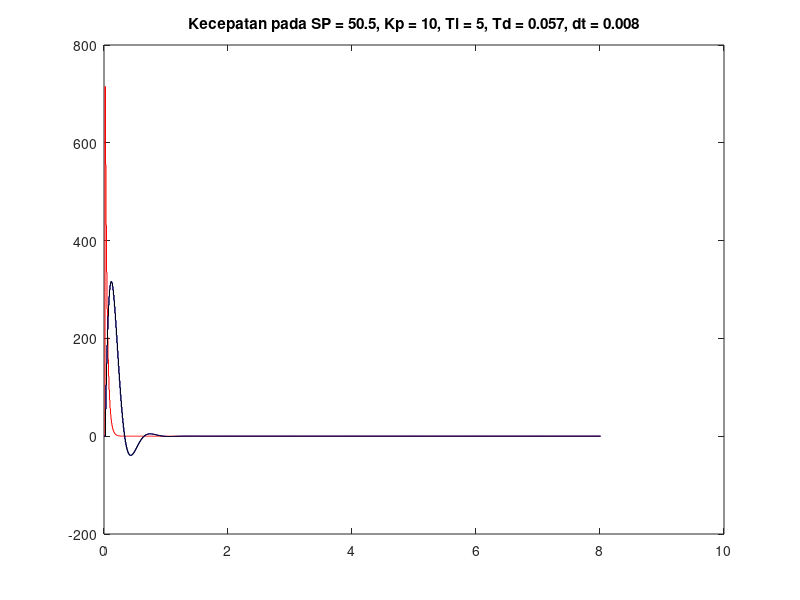
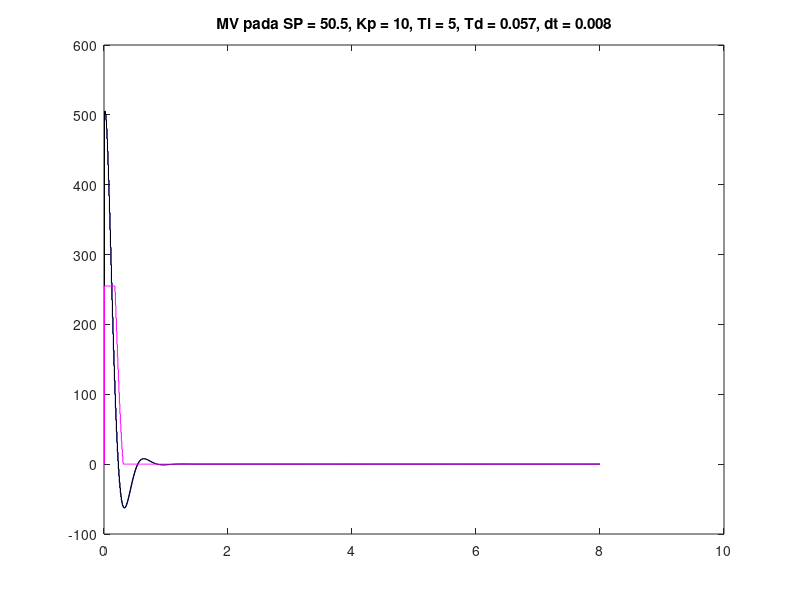
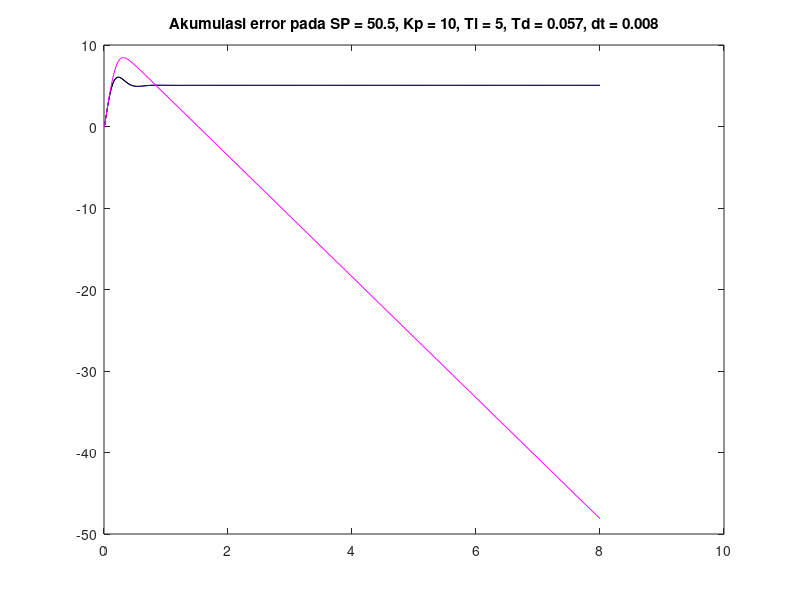
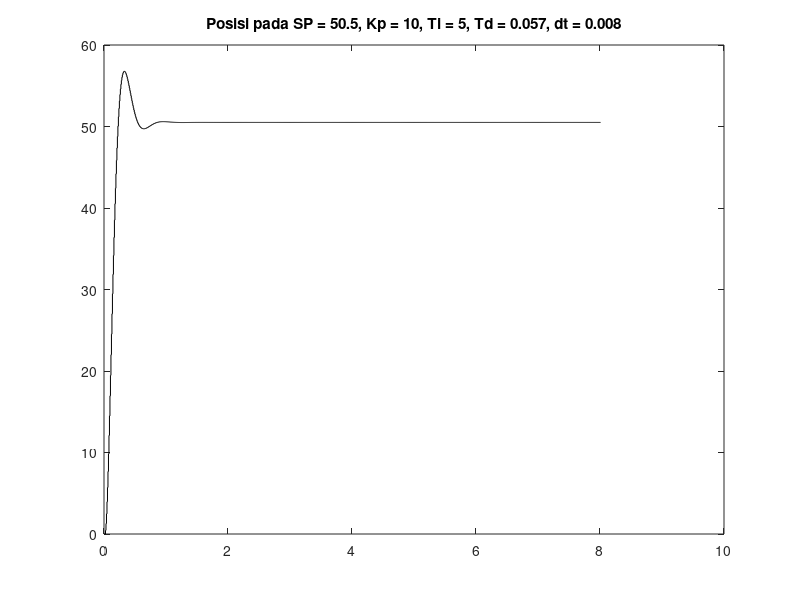

Write MATLAB code to recreate these figures, in order.
%%%%%%%%%%%%%%%%%%%%%%%%%%%%%%%
% PID Control
%%%%%%%%%%%%%%%%%%%%%%%%%%%%%%%

clc, clear all, warning off
SP=50.5;
Gain=1.0308;
tau=0.0728;
dt=0.008;

ft = 8; 
Kp = 10; Ti = 5; Td = 0.057;
P = 1; I = 0; D = 0;
% https://tlk-energy.de/blog-en/practical-pid-tuning-guide
% Langkah
% Buat kontroler P, naikkan sampai osilasi stabil tapi ada sedikit overshoot
% Kp = 0.25
% Estimasi awal Ki mengikuti time constant, lalu perkecil sampai settling time optimal
% Ti = 0.047
% Estimasi awal Kd dengan 1/10 Ki, naikkan hingga overshoot hilang, lanjutkan dengan adjust ulang Ti
% Ti = 0.040, Td = 0.057

df = round(ft/dt); 
dlay = 1;

p1(1:df) = 0; 
p2(1:df) = 0; 
p3(1:df) = 0;
p4(1:df) = 0;

h1(1:df) = 0;  
h2(1:df) = 0; 
h3(1:df) = 0;
h4(1:df) = 0; 
Fi(1:df)=0;
SIn(1:df) = 0; e_L = 0;  
SIn3(1:df) = 0; e_LN3 = 0; e_LP3 = 0;
SIn4(1:df) = 0; SLIn4 = 0; e_LN4 = 0; e_LP4 = 0;
MV2(1:df) = 0; MV3(1:df) = 0; MV4(1:df) = 0;

t(1:1:dlay+1) = dt*[0:1:dlay];
t2(1:1:dlay+1) = t(1:1:dlay+1);
t3(1:1:dlay+1) = t(1:1:dlay+1); 
t4(1:1:dlay+1) = t(1:1:dlay+1);


for i = dlay+1:1:df+1
	h1(i+1) = (Gain*SP - (1+Gain)*p1(i))/tau;
	t(i+1)	= t(i) + dt;
  
  % Integrasi posisi
	p1(i+1) = p1(i) + h1(i+1)*dt;
	
	%___________Original PID Control__________
	e_B	= SP - p2(i);

	KKp	= P * Kp * e_B;

	if i == 1
		SIn(i) = (e_B+e_L)/2*dt;
	else
		SIn(i) = SIn(i-1) + (e_B+e_L)/2*dt;
	end
	
	KIn	= I * Kp * SIn(i) / Ti;

	DTd	= (e_B-e_L)/dt;
	KDr	= D * Kp * DTd * Td;

	MV2(i)	= KKp + KIn + KDr;
	e_L = e_B;
	
	dh2dt = (MV2(i-dlay)-h2(i))/tau;
	h2(i+1)  = h2(i) + dh2dt*dt;
	t2(i+1)  = t2(i) + dt;

  % Integrasi posisi
	p2(i+1) = p2(i) + h2(i+1)*dt;

	%%____Mikrocontroller nonnegative computation_________________________
	if SP >= p3(i)
		e_BP3 = SP - p3(i);
		e_BN3 = 0;
	else
		e_BP3 = 0;
		e_BN3 = p3(i) - SP;
	end
	
	KKpP3 = P * Kp * e_BP3;
	KKpN3 = P * Kp * e_BN3;
	
	SPIn3 = 0; SNIn3 = 0;
	if and(e_BN3 == 0,e_LN3==0)
		SPIn3 = (e_BP3+e_LP3)/2*dt;
	elseif and(e_BP3 == 0,e_LP3==0)
		SNIn3 = (e_BN3+e_LN3)/2*dt;
	elseif and(e_BN3 > 0,e_LP3 > 0)
		if e_BN3 >= e_LP3
			SNIn3 = (e_BN3-e_LP3)/(2/dt);
		else
			SPIn3 = (e_LP3-e_BN3)/(2/dt);
		end
	elseif and(e_BP3 > 0,e_LN3 > 0)
		if e_BP3 >= e_LN3
			SPIn3 = (e_BP3-e_LN3)/(2/dt);
		else
			SNIn3 = (e_LN3-e_BP3)/(2/dt);
		end
	end

	if i == 1
		SIn3(i) = SPIn3 - SNIn3;
	else
		SIn3(i) = SIn3(i-1) + SPIn3 - SNIn3;
	end
	
	KIn3	= I * Kp * SIn3(i) / Ti;
	
	SD = 0;
	if and(e_BP3 == 0,e_LN3==0)
		DTd3 = (e_LP3+e_BN3)/dt;
		SD = 1;
	elseif and(e_BN3 == 0,e_LP3==0)
		DTd3 = (e_BP3+e_LN3)/dt;
	elseif and(e_BP3 > 0,e_LP3 > 0)
		if e_BP3 >= e_LP3
			DTd3 = (e_BP3-e_LP3)/dt;
		else
			DTd3 = (e_LP3-e_BP3)/dt;
			SD = 1;
		end
	elseif and(e_BN3 > 0,e_LN3 > 0)
		if e_BN3 >= e_LN3
			DTd3 = (e_BN3-e_LN3)/dt;
			SD = 1;
		else
			DTd3 = (e_LN3-e_BN3)/dt;
		end
	end

	KDr3	= D * Kp * DTd3 * Td;

	if SD == 0
		MV3(i)	= KKpP3 - KKpN3 + KIn3 + KDr3;
	else
		MV3(i)	= KKpP3 - KKpN3 + KIn3 - KDr3;
	end

	e_LP3 = e_BP3;
	e_LN3 = e_BN3;
	
	dh3dt = (MV3(i-dlay)-h3(i))/tau;
	h3(i+1)  = h3(i) + dh3dt*dt;
	t3(i+1)  = t3(i) + dt;

  % Integrasi posisi
	p3(i+1) = p3(i) + h3(i+1)*dt;
  
	%%____Application on Mikrocontroller _________________________
	if SP >= p4(i)
		e_BP4 = SP - p4(i);  
		e_BN4 = 0;
	else
		e_BP4 = 0;
		e_BN4 = p4(i) - SP;
	end

	%% P
	KKpP4 = ( e_BP4 * Kp );
	KKpN4 = ( e_BN4 * Kp );

	%% I
	SPIn4 = 0; SNIn4 = 0;		
	acc = 2/dt;
	if and( e_BN4 == 0, e_LN4 == 0 )
		acc1 = e_BP4 + e_LP4;				
		SPIn4 = acc1 / acc;					
	elseif and( e_BP4 == 0, e_LP4 == 0 )
		acc1 = e_BN4 + e_LN4;				
		SNIn4 = acc1 / acc;
	elseif and( e_LP4 > 0, e_BN4 > 0 )	
		if e_BN4 >= e_LP4
			acc1 = e_BN4 - e_LP4;
			SNIn4 = acc1 / acc;
		else
			acc1 = e_LP4 - e_BN4;
			SPIn4 = acc1 / acc;
		end
	elseif and( e_BP4 > 0, e_LN4 > 0 )	
		if e_LN4 >= e_BP4
			acc1 = e_LN4 - e_BP4;
			SPIn4 = acc1 / acc;
		else
			acc1 = e_BP4 - e_LN4;
			SNIn4 = acc1 / acc;
		end
	end

	if ( i == 1 )						
		SIn4(i) = SPIn4 - SNIn4;
	else
		SIn4(i) = SLIn4 + SPIn4 - SNIn4;
	end

	SLIn4 = SIn4(i);
	acc1 = Kp * SIn4(i);				
	acc2 = acc1 / Ti;
	KIn4 = acc2 * I;

	%% D
	SD = 0;
	if and(e_BP4 == 0,e_LN4==0)
		acc1 = e_LP4 + e_BN4;
		SD = 1;
	elseif and(e_BN4 == 0,e_LP4==0)
		acc1 = e_BP4 + e_LN4;
	elseif and(e_BP4 > 0,e_LP4 > 0)
		if e_BP4 >= e_LP4
			acc1 = e_BP4 - e_LP4;
		else
			acc1 = e_LP4 - e_BP4;
			SD = 1;
		end
	elseif and(e_BN4 > 0,e_LN4 > 0)
		if e_BN4 >= e_LN4
			acc1 = e_BN4 - e_LN4;
			SD = 1;
		else
			acc1 = e_LN4 - e_BN4;
		end
	end

	DTd4 = acc1 / dt;

	acc1 = Kp * DTd4;						 
	acc2 = D * Td;
	KDr4 = acc1 * acc2;
	
	if SD == 0
		MV4(i) = KKpP4 - KKpN4 + KIn4 + KDr4;
	else
		MV4(i) = KKpP4 - KKpN4 + KIn4 - KDr4;
	end

	if MV4(i) >= 255
		MV4(i) = 255;
	elseif MV4(i) <= 0
		MV4(i) = 0; 
	end
	
	disp([e_BP3 e_LP3 SPIn3 e_BP4 e_LP4 SPIn4 ]);

	e_LP4 = e_BP4;	
	e_LN4 = e_BN4;	


	dh4dt = (MV4(i-dlay)-h4(i))/tau;
	h4(i+1)  = h4(i) + dh4dt*dt;
	t4(i+1)  = t4(i) + dt;

  % Integrasi posisi
	p4(i+1) = p4(i) + h4(i+1)*dt;
  
end	

figure(1);
clf();
axis([0 ft min([h1 h2 h3 h4]) max([h1 h2 h3 h4])]);
stairs(t,h1,'r');  hold on; %red
stairs(t2,h2,'b'); %blue
stairs(t3,h3,'k'); %black
%stairs(t4,h4,'m'); %magenta
hold off;
title(['Kecepatan pada SP = ' num2str(SP) ', Kp = ' num2str(Kp) ...
	', Ti = ' num2str(Ti) ', Td = ' num2str(Td) ', dt = ' num2str(dt)])

figure(2);
clf();
stairs(t2(1:end-1),MV2,'b'); hold on;
stairs(t3(1:end-1),MV3,'k'); 
stairs(t4(1:end-1),MV4,'m'); 
%hold off;
title(['MV pada SP = ' num2str(SP) ', Kp = ' num2str(Kp) ...
	', Ti = ' num2str(Ti) ', Td = ' num2str(Td) ', dt = ' num2str(dt)])


figure(3);
clf();
stairs(t(1:end-1),SIn,'b'); hold on;
stairs(t3(1:end-1),SIn3,'k'); 
stairs(t4(1:end-1),SIn4,'m'); 
%hold off;
title(['Akumulasi error pada SP = ' num2str(SP) ', Kp = ' num2str(Kp) ...
	', Ti = ' num2str(Ti) ', Td = ' num2str(Td) ', dt = ' num2str(dt)])


figure(4);
clf();
axis([0 ft min([h1 h2 h3 h4]) max([h1 h2 h3 h4])]);
stairs(t2,p2,'b'); %blue
stairs(t3,p3,'k'); %black
%stairs(t4,p4,'g'); %green
hold off;
title(['Posisi pada SP = ' num2str(SP) ', Kp = ' num2str(Kp) ...
	', Ti = ' num2str(Ti) ', Td = ' num2str(Td) ', dt = ' num2str(dt)])
  
figure(5);
pot = mod(p2, 1)
stairs(t2, pot)
